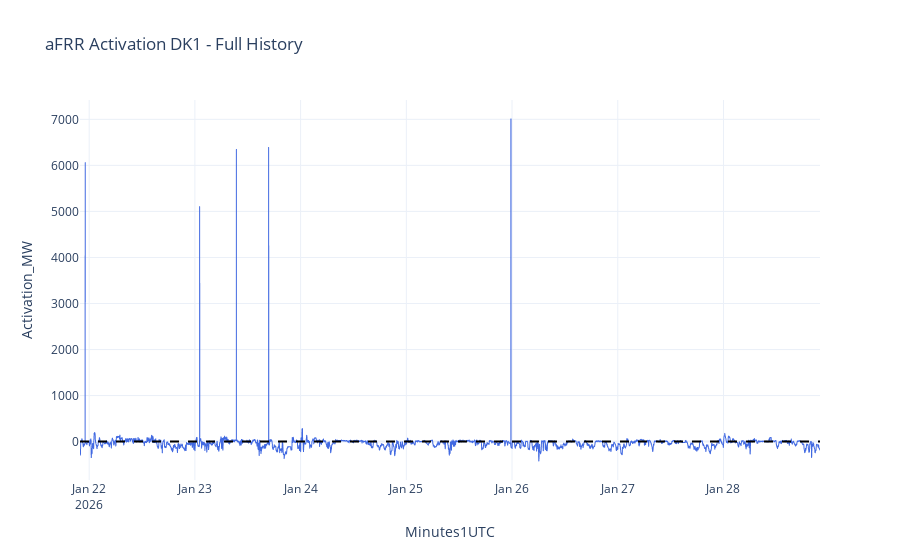

The notebook cell this image was saved under:
### Code cell
# 1. Full History Plot
fig = px.line(df_clean, y="Activation_MW", title=f"aFRR Activation {BIDDING_ZONE} - Full History")
fig.update_traces(line_color='royalblue', line_width=1)
fig.add_hline(y=0, line_dash="dash", line_color="black")

### Figure 1 — Plotly figure (JSON) as saved in the notebook; plotly's stock layout.template omitted (floating-point values rounded to 4 significant figures; data arrays with more than 128 entries replaced by an {"elided": "..."} marker saying what was removed)
{"data": [{"hovertemplate": "Minutes1UTC=%{x}<br>Activation_MW=%{y}<extra></extra>", "legendgroup": "", "line": {"color": "royalblue", "dash": "solid", "width": 1}, "marker": {"symbol": "circle"}, "mode": "lines", "name": "", "showlegend": false, "type": "scattergl", "x": {"elided": "10080 str values"}, "xaxis": "x", "y": {"elided": "10080 float values"}, "yaxis": "y"}], "layout": {"legend": {"tracegroupgap": 0}, "shapes": [{"line": {"color": "black", "dash": "dash"}, "type": "line", "x0": 0, "x1": 1, "xref": "x domain", "y0": 0, "y1": 0, "yref": "y"}], "title": {"text": "aFRR Activation DK1 - Full History"}, "xaxis": {"anchor": "y", "domain": [0, 1], "title": {"text": "Minutes1UTC"}}, "yaxis": {"anchor": "x", "domain": [0, 1], "title": {"text": "Activation_MW"}}}}
